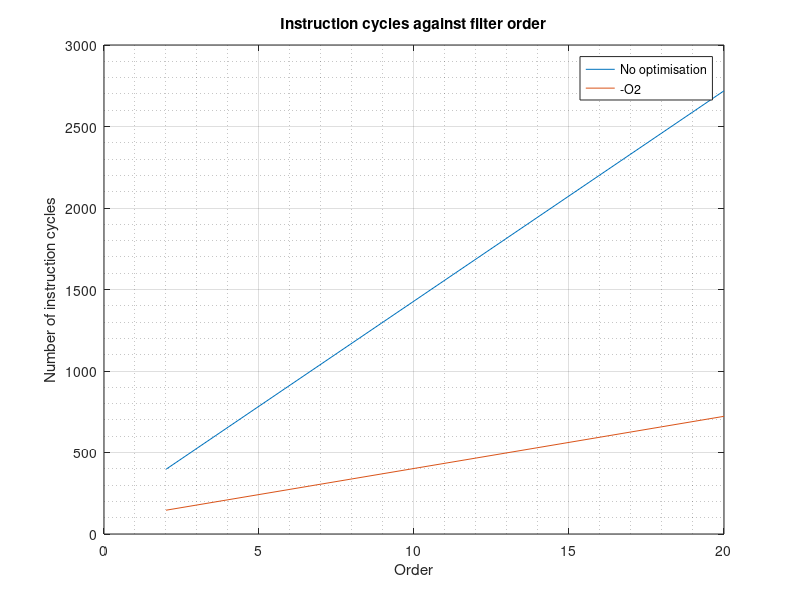
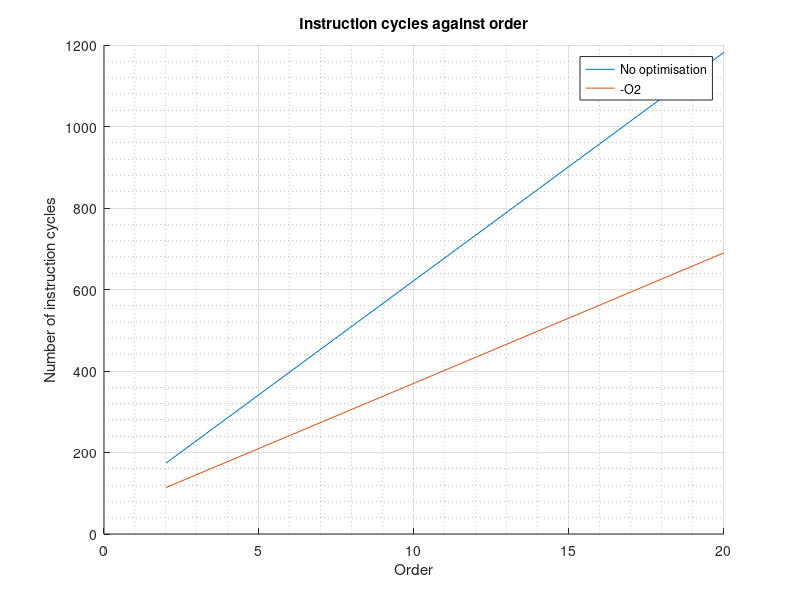
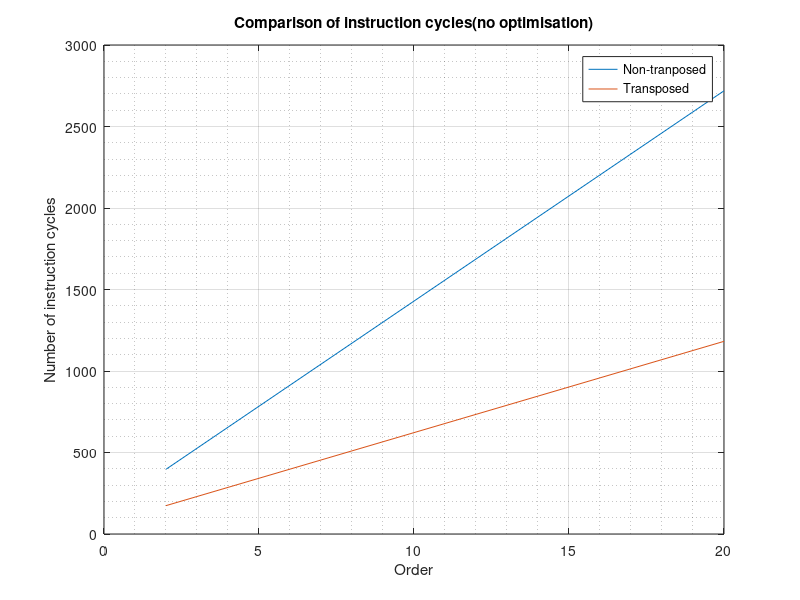
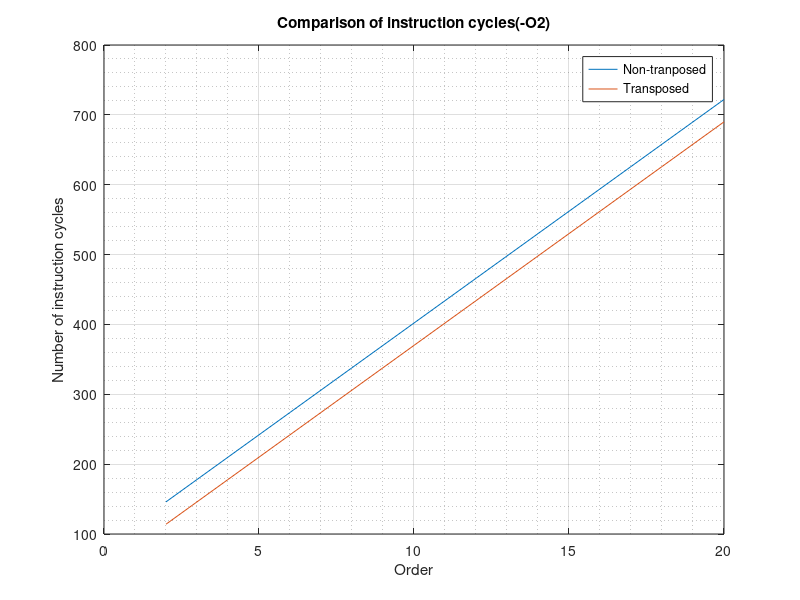

MATLAB code to generate these figures, in order:
% A=xlsread('allpassgain');
% B=xlsread('allpassphase');
% % figure;
% % plot(A(:,1),A(:,2));
% % figure;
% % plot(B(:,1),B(:,2));
% C=xlsread('singlepolegain');
% D=xlsread('singlepolephase');
% % figure;
% % plot(A(:,1),C(:,2));
% % figure;
% % plot(B(:,1),D(:,2));
% 
% corrected_gain=C(:,2)-A(:,2);
% corrected_phase=D(:,2)-B(:,2);
% 
% figure;
% plot(A(:,1),corrected_gain);
% grid on;
% grid minor;
% title('Corrected magnitude response');
% xlabel('Frequency(Hz)');
% ylabel('Magnitude(dB)');
% hline = refline([0 -3]);
% hline.Color = 'r';
% xlim([0 200]);
% ylim([-5 0]);
% 
% 
% figure;
% plot(B(:,1),corrected_phase);
% grid on;
% grid minor;
% title('Corrected phase response');
% xlabel('Frequency(Hz)');
% ylabel('Phase(degree)');


% 
order=[2,4,6,8,10,12,14,16,18,20];
cycles_nontrans_no=[397,655,913,1171,1429,1687,1945,2203,2461,2719];
plot(order,cycles_nontrans_no);
title('Instruction cycles against filter order');
xlabel('Order');
ylabel('Number of instruction cycles')
grid on;
grid minor;
hold on;
cycles_nontrans_o2=[146,210,274,338,402,466,530,594,658,722];
plot(order,cycles_nontrans_o2);
legend('No optimisation','-O2');

figure;
cycles_trans_no=[174,286,398,510,622,734,846,958,1070,1182];
hold on;
grid on;
grid minor;
plot(order,cycles_trans_no);
title('Instruction cycles against order');
xlabel('Order');
ylabel('Number of instruction cycles')
cycles_trans_o2=[114,178,242,306,370,434,498,562,626,690];
plot(order,cycles_trans_o2);
legend('No optimisation','-O2');



figure;
order=[2,4,6,8,10,12,14,16,18,20];
cycles_nontrans_no=[397,655,913,1171,1429,1687,1945,2203,2461,2719];
cycles_trans_no=[174,286,398,510,622,734,846,958,1070,1182];
plot(order,cycles_nontrans_no);
hold on;
plot(order,cycles_trans_no);
grid on;
grid minor;
title('Comparison of instruction cycles(no optimisation)');
xlabel('Order');
ylabel('Number of instruction cycles');
legend('Non-tranposed','Transposed');


figure;
order=[2,4,6,8,10,12,14,16,18,20];
cycles_nontrans_no=[146,210,274,338,402,466,530,594,658,722];
cycles_trans_no=[114,178,242,306,370,434,498,562,626,690];
plot(order,cycles_nontrans_no);
hold on;
plot(order,cycles_trans_no);
grid on;
grid minor;
title('Comparison of instruction cycles(-O2)');
xlabel('Order');
ylabel('Number of instruction cycles');
legend('Non-tranposed','Transposed');
